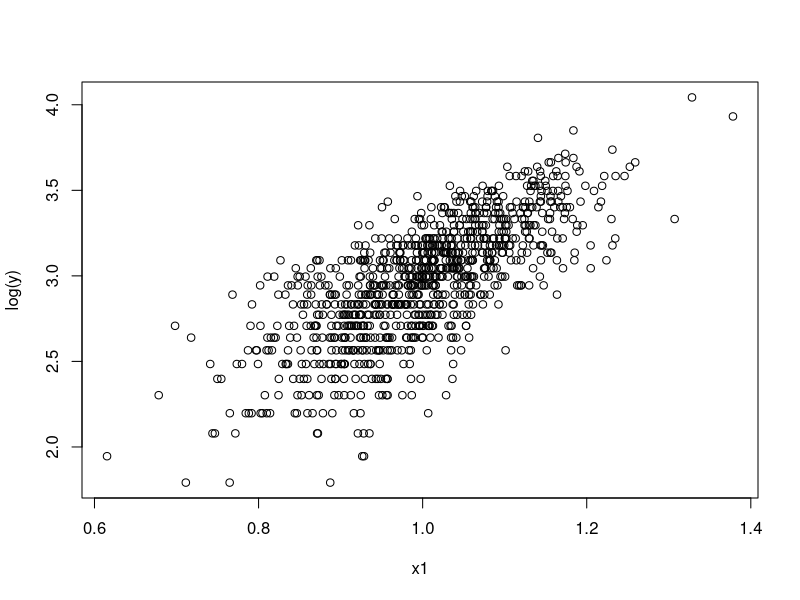
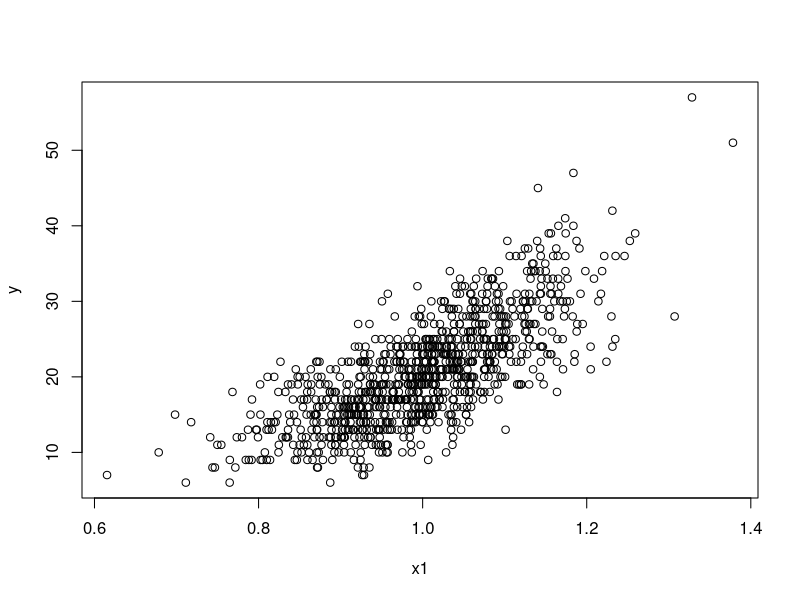
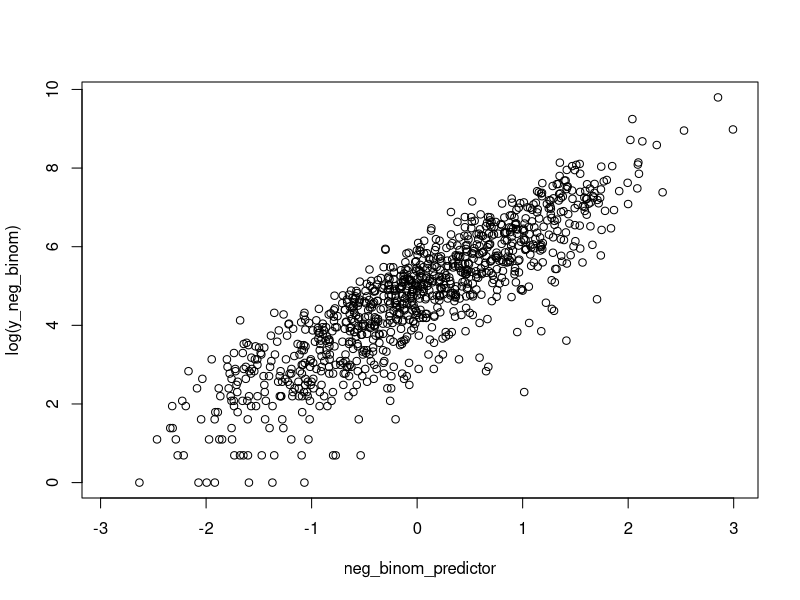
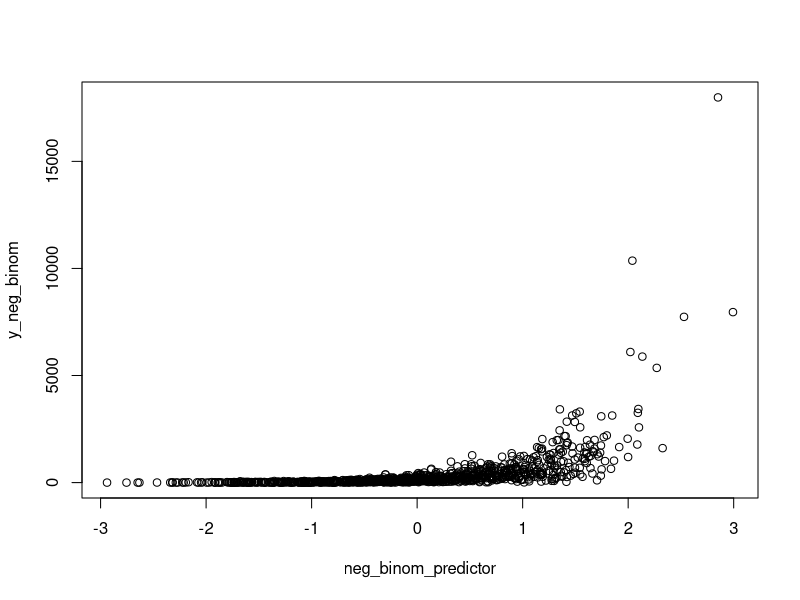

Reproduce these figures in R, in order.
## ---- chunk 1
knitr::opts_chunk$set(echo = TRUE)
library(pscl)
library(MASS)
## ---- chunk 2
N=1000
predictor_cont<-rnorm(N,0,1) 
predictor_binary<-rbinom(N,1,0.5)

y<-1.5*predictor_cont+2.5*predictor_binary+rnorm(N, 0, 0.01) ### Remember that to make this do-able in a linear framework, like this, we're assuming this is on a log scale!

### We're now going to draw a probability distribution from y, assuming that y is on a logit scale

y_prob<-plogis(y)

###Question, tell me about the distribution of y_prob?!

### we can now draw from the probability distribution (so that all of our responses are 0,1)

y_dummy = rbinom(n = N, size = 1, prob = y_prob)


data<-cbind.data.frame(1:N, y_prob, y, predictor_cont, predictor_binary)

log_reg_model<-glm(y_dummy~predictor_binary+predictor_cont, data=data, family='binomial')

### if you have loaded and installed lmerTest, it will give you p-values in your summary, if not, it won't
summary(log_reg_model)

### From here, you need to back transform to get the estimates on the y scale, instead of the log(y) scale

exp(coef(log_reg_model)) ### these are on the 'regular' scale, not the log scale
exp(confint(log_reg_model))
pR2(log_reg_model) ### r2CU (Nagelkerke R2 is the most comparable to our typical R2)



## ---- chunk 3

x1 = rnorm(1000,1,0.1) ### here there is one predictors, this a good place to imagine some biology
summary(x1)

### Question, 

lambda = exp(0.5 + 2.5*x1) ### this is where I change the effect sizes for each predictor

###remember that this means that log(lambda) is a linear model!!
### here I'm simulating three betas against my three predictor variables to make my lambda
### The step above simulates the mean of each value of the response variable. lambda values are continuous, not discrete counts.
## λ is the unobserved true mean of the Poisson distribution for the t-th observation

head(lambda)

y = rpois(1000, lambda = lambda) ### error is added in this step, remembering that the mean and the variance are the same!
### remember that y is count data!
head(y)

plot(x1, log(y)) ### note the residuals - are they normally distributed? Is that okay?
plot(x1,y)

data_poisson<-cbind.data.frame(y, x1)

poisson_model<-glm(y ~ x1, family="poisson", data=data_poisson)
summary(poisson_model)

###back transform the coefficients 

exp(coef(poisson_model)) ### these are on the 'regular' scale, not the log scale
exp(confint(poisson_model))
pR2(poisson_model) ### r2CU (Nagelkerke R2 is the most comparable to our typical R2) 

## ---- chunk 4
library(MASS)

neg_binom_predictor <- rnorm(1000, mean = 0, sd = 1) ### what is your imagined predictor?


# Log link function: log(mu) = beta0 + beta1 * X


mu <- exp(5+1.5 * neg_binom_predictor) ### notice that this is ALSO on a log scale
### mu is the expected mean for each observation

# Dispersion parameter for the negative binomial distribution
theta <- 2 ### this makes the difference between negative binomial and poisson. A very large theta would lead the negative binomial to approximate a poisson
##Play around with theta and see what happens!


y_neg_binom <- rnegbin(1000, mu = mu, theta = theta)

# Create a data frame to store the simulated data
data_negbiom <- cbind.data.frame(y_neg_binom, neg_binom_predictor)

plot(neg_binom_predictor, log(y_neg_binom))
plot(neg_binom_predictor, y_neg_binom)




negative_binomial_model<-glm.nb(y_neg_binom ~ neg_binom_predictor, data=data_negbiom)
summary(negative_binomial_model)

exp(coef(negative_binomial_model)) ### these are on the 'regular' scale, not the log scale
exp(confint(negative_binomial_model))
pR2(negative_binomial_model)

### r2CU (Nagelkerke R2 is the most comparable to our typical R2)
